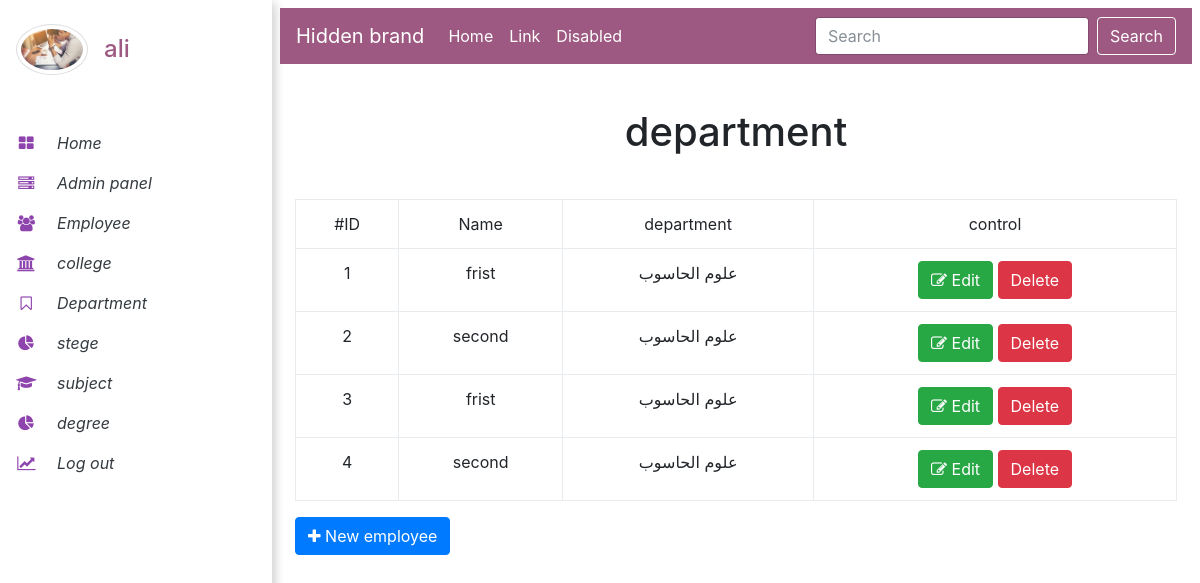
Page /admin/stage.php (signed in) on the committed database.
### tables this page shows
CREATE TABLE `stage` (
  `stage_id` int(11) NOT NULL,
  `name_stage` varchar(50) NOT NULL,
  `id_department` int(11) NOT NULL
);

CREATE TABLE `department` (
  `id_department` int(11) NOT NULL,
  `name_department` varchar(100) NOT NULL,
  `description` varchar(225) NOT NULL,
  `id_college` int(11) NOT NULL
);

### admin/stage.php (the view, shortened to what this page needs)
<?php
include 'init.php';
$do = isset($_GET['do']) ? $_GET['do'] : 'Manage';
		if ($do == 'Manage') {
            $query="SELECT stage.*, department.name_department AS department_name
                    FROM stage
                    INNER JOIN department
                     ON department.id_department=stage.id_department
            ";
			$result=mysqli_query($conn,$query);
			if(mysqli_num_rows($result)>0)
			{
		?>
		<div class="formBox">
		<h1 class="text-center">department</h1>
		<div class="container">
		<div class="table-responsive">
		<table class="main-table text-center table table-bordered" >
			<tr>
                <td>#ID</td>
                <td>Name</td>
                <td>department</td>
                <td>control</td>
			</tr>
			<?php
			while($row=mysqli_fetch_assoc($result)){
					echo "<tr>";
                        echo "<td>" . $row['stage_id'] . "</td>";
                        echo "<td>" . $row['name_stage'] . "</td>";
                        echo "<td>" . $row['department_name'] . "</td>";
						echo "<td>
							<a href='employee.php?do=Edit&id_dep=".$row['stage_id'] . "' class='btn btn-success' ><i class='fa fa-edit'></i> Edit</a>
							<a href='employee.php?do=Delete&id_dep=" . $row['stage_id'] . "' class='btn btn-danger confirm s><i class='fa fa-close'></i> Delete </a>";
					  echo "</td>";
					 echo "</tr>";
				}
			?>
		</table>
		</div>
		<a href="stage.php?do=Add" class="btn btn-primary">
		<i class="fa fa-plus"></i> New employee
		</a>
		</div>
		<?php
	   } ?>
<?php
     }
    ?>
    <?php
    include $tpl.'footer.php';
    ?>

### admin/layout/css/main.css (style rules this page uses)
body { perspective: 600px; }
.formBox { margin: 1% auto; }
.formBox h1 { margin: 5% auto; }

### rows in the picture
stage: stage_id "1", name_stage "frist", id_department.name_department "علوم الحاسوب"
stage: stage_id "2", name_stage "second", id_department.name_department "علوم الحاسوب"
stage: stage_id "3", name_stage "frist", id_department.name_department "علوم الحاسوب"
stage: stage_id "4", name_stage "second", id_department.name_department "علوم الحاسوب"

### other values in the picture
$_SESSION['username'] "ali"
